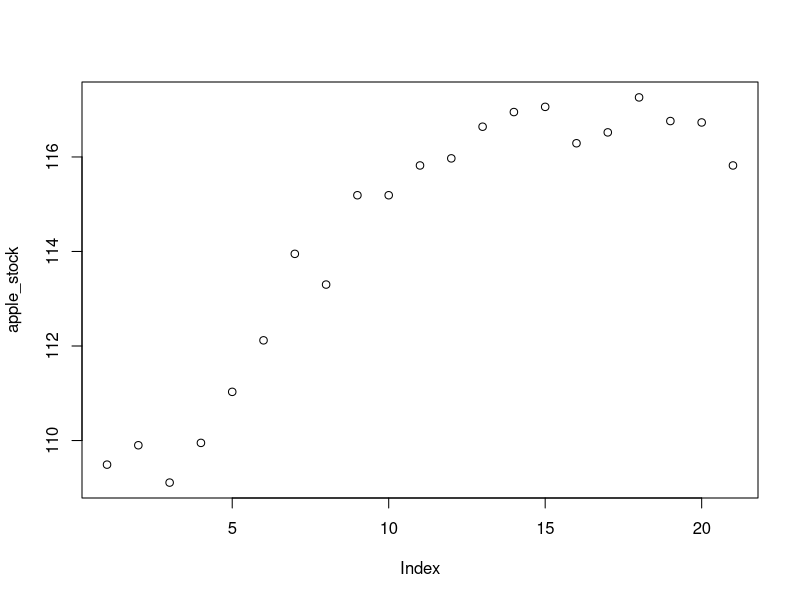
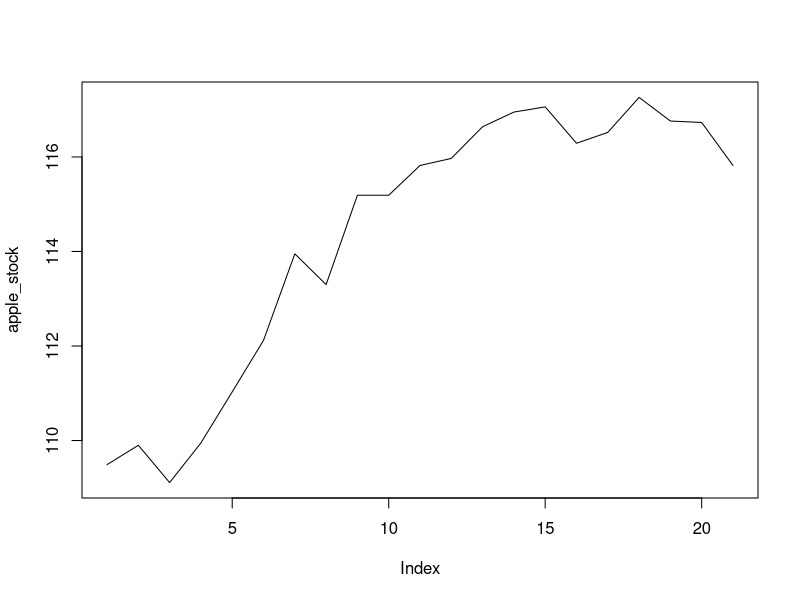

These figures' R source, in order:

combine_example <- function() {
    # a vector can only be constructed using one data type

    ibm_stock <- c(159.82, 160.02, 159.84)
    finance <- c("stocks", "bonds", "investments")
    logic <- c(TRUE, FALSE, TRUE)

}

coerce_it <- function() {
    # lower ranking types will be coerced into higher ranking ones
    # logical < integer < numeric < character
    a <- c(1L, "I am a character")
    b <- c(TRUE, "Hello")
    c <- c(FALSE, 2)
    print(a)
    print(b)
    print(c)
}

names <- function() {
    ret <- c(5, 2, 3, 7, 8, 3, 5, 9, 1, 4, 6, 3)
    months <- c("Jan", "Feb", "Mar", "Apr", "May", "Jun", "Jul", "Aug", "Sep", "Oct", "Nov", "Dec")

    names(ret) <- months
    print(ret)
}

plotting <- function() {
    apple_stock <- c(109.49, 109.90, 109.11, 109.95, 111.03, 112.12, 113.95, 113.30, 115.19, 115.19, 115.82, 115.97, 116.64, 116.95, 117.06, 116.29, 116.52, 117.26, 116.76, 116.73, 115.82)

    # passing a vector to the parameter function will add the vector's value to the y-axis
    plot(apple_stock)
    plot(apple_stock, type = "l")
}


#combine_example()
#coerce_it()
#names()
plotting()